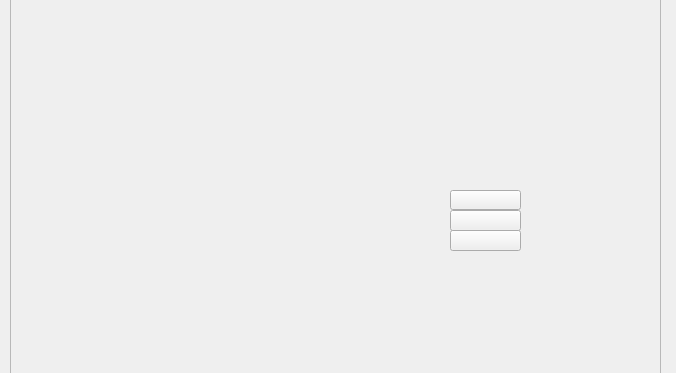
<?xml version="1.0" encoding="UTF-8"?>
<ui version="4.0">
 <class>Form</class>
 <widget class="QWidget" name="Form">
  <property name="geometry">
   <rect>
    <x>0</x>
    <y>0</y>
    <width>676</width>
    <height>373</height>
   </rect>
  </property>
  <property name="windowTitle">
   <string>Form</string>
  </property>
  <widget class="QFrame" name="frame">
   <property name="geometry">
    <rect>
     <x>10</x>
     <y>-110</y>
     <width>651</width>
     <height>511</height>
    </rect>
   </property>
   <property name="frameShape">
    <enum>QFrame::StyledPanel</enum>
   </property>
   <property name="frameShadow">
    <enum>QFrame::Raised</enum>
   </property>
   <widget class="QLabel" name="label">
    <property name="geometry">
     <rect>
      <x>110</x>
      <y>-140</y>
      <width>751</width>
      <height>761</height>
     </rect>
    </property>
    <property name="text">
     <string/>
    </property>
    <property name="pixmap">
     <pixmap>../Downloads/Galerie.jpg</pixmap>
    </property>
    <property name="scaledContents">
     <bool>false</bool>
    </property>
    <property name="indent">
     <number>0</number>
    </property>
   </widget>
   <widget class="QPushButton" name="pushButton">
    <property name="geometry">
     <rect>
      <x>440</x>
      <y>340</y>
      <width>71</width>
      <height>21</height>
     </rect>
    </property>
    <property name="text">
     <string/>
    </property>
    <property name="icon">
     <iconset>
      <normaloff>../Pictures/bouton fuite 4.png</normaloff>../Pictures/bouton fuite 4.png</iconset>
    </property>
    <property name="iconSize">
     <size>
      <width>75</width>
      <height>50</height>
     </size>
    </property>
   </widget>
   <widget class="QPushButton" name="pushButton_2">
    <property name="geometry">
     <rect>
      <x>440</x>
      <y>300</y>
      <width>71</width>
      <height>20</height>
     </rect>
    </property>
    <property name="text">
     <string/>
    </property>
    <property name="icon">
     <iconset>
      <normaloff>../Pictures/bouton petit attaque .png</normaloff>../Pictures/bouton petit attaque .png</iconset>
    </property>
    <property name="iconSize">
     <size>
      <width>75</width>
      <height>50</height>
     </size>
    </property>
   </widget>
   <widget class="QPushButton" name="pushButton_3">
    <property name="geometry">
     <rect>
      <x>440</x>
      <y>320</y>
      <width>71</width>
      <height>21</height>
     </rect>
    </property>
    <property name="text">
     <string/>
    </property>
    <property name="icon">
     <iconset>
      <normaloff>../Pictures/bouton sac 2.png</normaloff>../Pictures/bouton sac 2.png</iconset>
    </property>
    <property name="iconSize">
     <size>
      <width>75</width>
      <height>50</height>
     </size>
    </property>
   </widget>
  </widget>
 </widget>
 <resources/>
 <connections/>
</ui>
